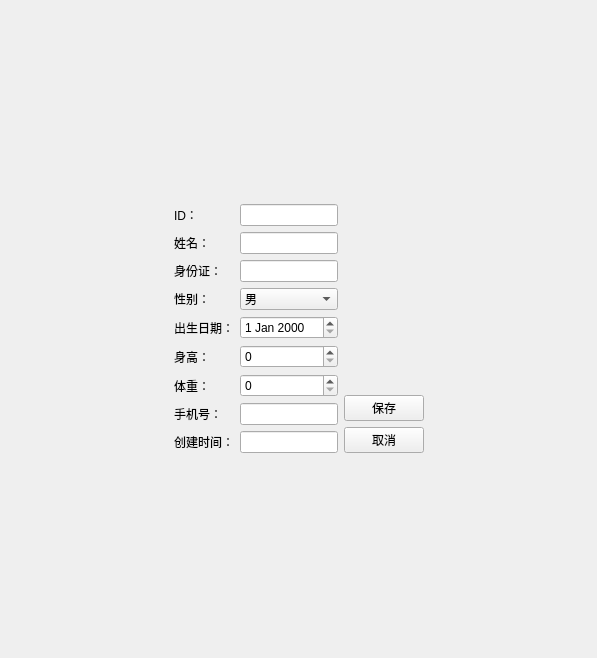
<?xml version="1.0" encoding="UTF-8"?>
<ui version="4.0">
 <class>PatientEditView</class>
 <widget class="QWidget" name="PatientEditView">
  <property name="geometry">
   <rect>
    <x>0</x>
    <y>0</y>
    <width>597</width>
    <height>658</height>
   </rect>
  </property>
  <property name="windowTitle">
   <string>患者编辑</string>
  </property>
  <layout class="QVBoxLayout" name="verticalLayout_2">
   <item>
    <spacer name="verticalSpacer_2">
     <property name="orientation">
      <enum>Qt::Orientation::Vertical</enum>
     </property>
     <property name="sizeHint" stdset="0">
      <size>
       <width>20</width>
       <height>203</height>
      </size>
     </property>
    </spacer>
   </item>
   <item>
    <layout class="QHBoxLayout" name="horizontalLayout_2">
     <item>
      <spacer name="horizontalSpacer">
       <property name="orientation">
        <enum>Qt::Orientation::Horizontal</enum>
       </property>
       <property name="sizeHint" stdset="0">
        <size>
         <width>174</width>
         <height>20</height>
        </size>
       </property>
      </spacer>
     </item>
     <item>
      <layout class="QHBoxLayout" name="horizontalLayout">
       <item>
        <layout class="QFormLayout" name="formLayout">
         <item row="0" column="0">
          <widget class="QLabel" name="label">
           <property name="text">
            <string>ID：</string>
           </property>
          </widget>
         </item>
         <item row="0" column="1">
          <widget class="QLineEdit" name="dbEditID"/>
         </item>
         <item row="1" column="0">
          <widget class="QLabel" name="label_2">
           <property name="text">
            <string>姓名：</string>
           </property>
          </widget>
         </item>
         <item row="1" column="1">
          <widget class="QLineEdit" name="dbEditName"/>
         </item>
         <item row="2" column="0">
          <widget class="QLabel" name="label_3">
           <property name="text">
            <string>身份证：</string>
           </property>
          </widget>
         </item>
         <item row="2" column="1">
          <widget class="QLineEdit" name="dbEditIDCard"/>
         </item>
         <item row="3" column="0">
          <widget class="QLabel" name="label_4">
           <property name="text">
            <string>性别：</string>
           </property>
          </widget>
         </item>
         <item row="3" column="1">
          <widget class="QComboBox" name="dbComboSex">
           <item>
            <property name="text">
             <string>男</string>
            </property>
           </item>
           <item>
            <property name="text">
             <string>女</string>
            </property>
           </item>
          </widget>
         </item>
         <item row="4" column="0">
          <widget class="QLabel" name="label_5">
           <property name="text">
            <string>出生日期：</string>
           </property>
          </widget>
         </item>
         <item row="4" column="1">
          <widget class="QDateEdit" name="dbDateEditDOB"/>
         </item>
         <item row="5" column="0">
          <widget class="QLabel" name="label_6">
           <property name="text">
            <string>身高：</string>
           </property>
          </widget>
         </item>
         <item row="5" column="1">
          <widget class="QSpinBox" name="dbSpinHeight"/>
         </item>
         <item row="6" column="0">
          <widget class="QLabel" name="label_7">
           <property name="text">
            <string>体重：</string>
           </property>
          </widget>
         </item>
         <item row="6" column="1">
          <widget class="QSpinBox" name="dbSpinWeight"/>
         </item>
         <item row="7" column="0">
          <widget class="QLabel" name="label_8">
           <property name="text">
            <string>手机号：</string>
           </property>
          </widget>
         </item>
         <item row="7" column="1">
          <widget class="QLineEdit" name="dbEditMobile"/>
         </item>
         <item row="8" column="0">
          <widget class="QLabel" name="label_9">
           <property name="text">
            <string>创建时间：</string>
           </property>
          </widget>
         </item>
         <item row="8" column="1">
          <widget class="QLineEdit" name="dbCreatedTimeStamp"/>
         </item>
        </layout>
       </item>
       <item>
        <layout class="QVBoxLayout" name="verticalLayout">
         <item>
          <spacer name="verticalSpacer">
           <property name="orientation">
            <enum>Qt::Orientation::Vertical</enum>
           </property>
           <property name="sizeHint" stdset="0">
            <size>
             <width>20</width>
             <height>40</height>
            </size>
           </property>
          </spacer>
         </item>
         <item>
          <widget class="QPushButton" name="btSave">
           <property name="text">
            <string>保存</string>
           </property>
          </widget>
         </item>
         <item>
          <widget class="QPushButton" name="pushButton_2">
           <property name="text">
            <string>取消</string>
           </property>
          </widget>
         </item>
        </layout>
       </item>
      </layout>
     </item>
     <item>
      <spacer name="horizontalSpacer_2">
       <property name="orientation">
        <enum>Qt::Orientation::Horizontal</enum>
       </property>
       <property name="sizeHint" stdset="0">
        <size>
         <width>173</width>
         <height>20</height>
        </size>
       </property>
      </spacer>
     </item>
    </layout>
   </item>
   <item>
    <spacer name="verticalSpacer_3">
     <property name="orientation">
      <enum>Qt::Orientation::Vertical</enum>
     </property>
     <property name="sizeHint" stdset="0">
      <size>
       <width>20</width>
       <height>203</height>
      </size>
     </property>
    </spacer>
   </item>
  </layout>
 </widget>
 <resources/>
 <connections/>
</ui>
